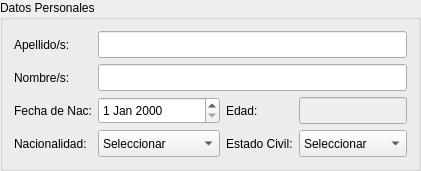
      <widget class="QGroupBox" name="groupBox_11">
       <property name="geometry">
        <rect>
         <x>9</x>
         <y>55</y>
         <width>421</width>
         <height>171</height>
        </rect>
       </property>
       <property name="sizePolicy">
        <sizepolicy hsizetype="Fixed" vsizetype="Preferred">
         <horstretch>0</horstretch>
         <verstretch>0</verstretch>
        </sizepolicy>
       </property>
       <property name="title">
        <string>Datos Personales</string>
       </property>
       <layout class="QGridLayout" name="gridLayout">
        <item row="0" column="0">
         <widget class="QLabel" name="label">
          <property name="sizePolicy">
           <sizepolicy hsizetype="Preferred" vsizetype="Expanding">
            <horstretch>0</horstretch>
            <verstretch>0</verstretch>
           </sizepolicy>
          </property>
          <property name="styleSheet">
           <string notr="true"/>
          </property>
          <property name="frameShape">
           <enum>QFrame::NoFrame</enum>
          </property>
          <property name="frameShadow">
           <enum>QFrame::Plain</enum>
          </property>
          <property name="text">
           <string>Apellido/s:</string>
          </property>
          <property name="alignment">
           <set>Qt::AlignLeading|Qt::AlignLeft|Qt::AlignVCenter</set>
          </property>
         </widget>
        </item>
        <item row="4" column="0">
         <widget class="QLabel" name="label_22">
          <property name="sizePolicy">
           <sizepolicy hsizetype="Preferred" vsizetype="Expanding">
            <horstretch>0</horstretch>
            <verstretch>0</verstretch>
           </sizepolicy>
          </property>
          <property name="styleSheet">
           <string notr="true"/>
          </property>
          <property name="frameShape">
           <enum>QFrame::NoFrame</enum>
          </property>
          <property name="frameShadow">
           <enum>QFrame::Plain</enum>
          </property>
          <property name="text">
           <string>Nacionalidad:</string>
          </property>
          <property name="alignment">
           <set>Qt::AlignLeading|Qt::AlignLeft|Qt::AlignVCenter</set>
          </property>
         </widget>
        </item>
        <item row="2" column="0">
         <widget class="QLabel" name="label_2">
          <property name="sizePolicy">
           <sizepolicy hsizetype="Fixed" vsizetype="Expanding">
            <horstretch>0</horstretch>
            <verstretch>0</verstretch>
           </sizepolicy>
          </property>
          <property name="styleSheet">
           <string notr="true"/>
          </property>
          <property name="frameShape">
           <enum>QFrame::NoFrame</enum>
          </property>
          <property name="frameShadow">
           <enum>QFrame::Plain</enum>
          </property>
          <property name="text">
           <string>Fecha de Nac:</string>
          </property>
          <property name="alignment">
           <set>Qt::AlignLeading|Qt::AlignLeft|Qt::AlignVCenter</set>
          </property>
         </widget>
        </item>
        <item row="4" column="1">
         <widget class="QComboBox" name="af_nacionalidad">
          <property name="sizePolicy">
           <sizepolicy hsizetype="Preferred" vsizetype="Expanding">
            <horstretch>0</horstretch>
            <verstretch>0</verstretch>
           </sizepolicy>
          </property>
          <item>
           <property name="text">
            <string>Seleccionar</string>
           </property>
          </item>
          <item>
           <property name="text">
            <string>Argentino</string>
           </property>
          </item>
          <item>
           <property name="text">
            <string>Uruguayo</string>
           </property>
          </item>
          <item>
           <property name="text">
            <string>Chileno</string>
           </property>
          </item>
          <item>
           <property name="text">
            <string>Paraguayo</string>
           </property>
          </item>
          <item>
           <property name="text">
            <string>Boliviano</string>
           </property>
          </item>
          <item>
           <property name="text">
            <string>Colombiano</string>
           </property>
          </item>
          <item>
           <property name="text">
            <string>Venezolano</string>
           </property>
          </item>
          <item>
           <property name="text">
            <string>Otro</string>
           </property>
          </item>
         </widget>
        </item>
        <item row="1" column="0">
         <widget class="QLabel" name="label_5">
          <property name="sizePolicy">
           <sizepolicy hsizetype="Preferred" vsizetype="Expanding">
            <horstretch>0</horstretch>
            <verstretch>0</verstretch>
           </sizepolicy>
          </property>
          <property name="styleSheet">
           <string notr="true"/>
          </property>
          <property name="frameShape">
           <enum>QFrame::NoFrame</enum>
          </property>
          <property name="frameShadow">
           <enum>QFrame::Plain</enum>
          </property>
          <property name="text">
           <string>Nombre/s:</string>
          </property>
          <property name="alignment">
           <set>Qt::AlignLeading|Qt::AlignLeft|Qt::AlignVCenter</set>
          </property>
         </widget>
        </item>
        <item row="2" column="1">
         <widget class="QDateEdit" name="af_fecha_nacimiento">
          <property name="sizePolicy">
           <sizepolicy hsizetype="Expanding" vsizetype="Expanding">
            <horstretch>0</horstretch>
            <verstretch>0</verstretch>
           </sizepolicy>
          </property>
         </widget>
        </item>
        <item row="2" column="2">
         <widget class="QLabel" name="label_16">
          <property name="sizePolicy">
           <sizepolicy hsizetype="Fixed" vsizetype="Expanding">
            <horstretch>0</horstretch>
            <verstretch>0</verstretch>
           </sizepolicy>
          </property>
          <property name="styleSheet">
           <string notr="true"/>
          </property>
          <property name="frameShape">
           <enum>QFrame::NoFrame</enum>
          </property>
          <property name="frameShadow">
           <enum>QFrame::Plain</enum>
          </property>
          <property name="text">
           <string>Edad:</string>
          </property>
          <property name="alignment">
           <set>Qt::AlignLeading|Qt::AlignLeft|Qt::AlignVCenter</set>
          </property>
         </widget>
        </item>
        <item row="2" column="3">
         <widget class="QLineEdit" name="af_edad">
          <property name="enabled">
           <bool>false</bool>
          </property>
          <property name="sizePolicy">
           <sizepolicy hsizetype="Fixed" vsizetype="Expanding">
            <horstretch>0</horstretch>
            <verstretch>0</verstretch>
           </sizepolicy>
          </property>
          <property name="text">
           <string/>
          </property>
         </widget>
        </item>
        <item row="1" column="1" colspan="3">
         <widget class="QLineEdit" name="af_nombre">
          <property name="sizePolicy">
           <sizepolicy hsizetype="Expanding" vsizetype="Expanding">
            <horstretch>0</horstretch>
            <verstretch>0</verstretch>
           </sizepolicy>
          </property>
         </widget>
        </item>
        <item row="0" column="1" colspan="3">
         <widget class="QLineEdit" name="af_apellido">
          <property name="sizePolicy">
           <sizepolicy hsizetype="Expanding" vsizetype="Expanding">
            <horstretch>0</horstretch>
            <verstretch>0</verstretch>
           </sizepolicy>
          </property>
         </widget>
        </item>
        <item row="4" column="2">
         <widget class="QLabel" name="label_11">
          <property name="sizePolicy">
           <sizepolicy hsizetype="Preferred" vsizetype="Expanding">
            <horstretch>0</horstretch>
            <verstretch>0</verstretch>
           </sizepolicy>
          </property>
          <property name="styleSheet">
           <string notr="true"/>
          </property>
          <property name="frameShape">
           <enum>QFrame::NoFrame</enum>
          </property>
          <property name="frameShadow">
           <enum>QFrame::Plain</enum>
          </property>
          <property name="text">
           <string>Estado Civil:</string>
          </property>
          <property name="alignment">
           <set>Qt::AlignLeading|Qt::AlignLeft|Qt::AlignVCenter</set>
          </property>
         </widget>
        </item>
        <item row="4" column="3">
         <widget class="QComboBox" name="af_estado_civil">
          <property name="sizePolicy">
           <sizepolicy hsizetype="Preferred" vsizetype="Expanding">
            <horstretch>0</horstretch>
            <verstretch>0</verstretch>
           </sizepolicy>
          </property>
          <item>
           <property name="text">
            <string>Seleccionar</string>
           </property>
          </item>
          <item>
           <property name="text">
            <string>Soltero</string>
           </property>
          </item>
          <item>
           <property name="text">
            <string>Casado</string>
           </property>
          </item>
          <item>
           <property name="text">
            <string>Concubinato</string>
           </property>
          </item>
          <item>
           <property name="text">
            <string>Separado</string>
           </property>
          </item>
          <item>
           <property name="text">
            <string>Viudo</string>
           </property>
          </item>
          <item>
           <property name="text">
            <string>Divorciado</string>
           </property>
          </item>
         </widget>
        </item>
       </layout>
      </widget>
